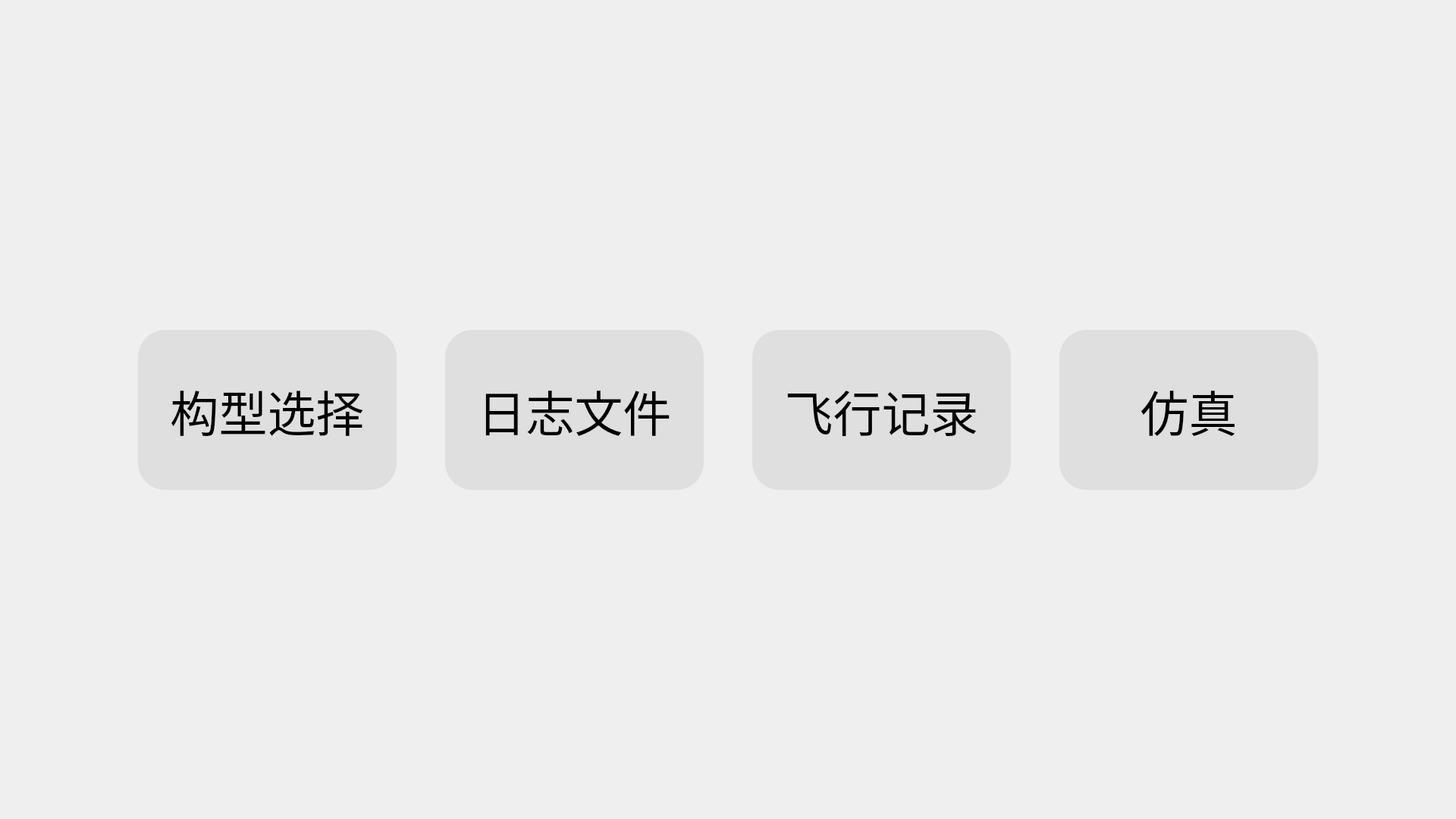
<?xml version="1.0" encoding="UTF-8"?>
<ui version="4.0">
 <class>MainWindow</class>
 <widget class="QMainWindow" name="MainWindow">
  <property name="geometry">
   <rect>
    <x>0</x>
    <y>0</y>
    <width>1920</width>
    <height>1080</height>
   </rect>
  </property>
  <property name="windowTitle">
   <string>MainWindow</string>
  </property>
  <widget class="QWidget" name="centralwidget">
   <layout class="QHBoxLayout" name="horizontalLayout">
    <property name="leftMargin">
     <number>0</number>
    </property>
    <property name="topMargin">
     <number>0</number>
    </property>
    <property name="rightMargin">
     <number>0</number>
    </property>
    <property name="bottomMargin">
     <number>0</number>
    </property>
    <item>
     <widget class="QStackedWidget" name="stackedWidget">
      <property name="sizePolicy">
       <sizepolicy hsizetype="Preferred" vsizetype="Preferred">
        <horstretch>0</horstretch>
        <verstretch>0</verstretch>
       </sizepolicy>
      </property>
      <property name="currentIndex">
       <number>0</number>
      </property>
      <widget class="QWidget" name="page">
       <property name="styleSheet">
        <string notr="true">background-image:url(:/images/background.png);</string>
       </property>
       <layout class="QVBoxLayout" name="verticalLayout">
        <property name="leftMargin">
         <number>0</number>
        </property>
        <property name="topMargin">
         <number>0</number>
        </property>
        <property name="rightMargin">
         <number>0</number>
        </property>
        <property name="bottomMargin">
         <number>0</number>
        </property>
        <item>
         <widget class="QWidget" name="widget" native="true">
          <layout class="QVBoxLayout" name="verticalLayout_2">
           <property name="leftMargin">
            <number>0</number>
           </property>
           <property name="topMargin">
            <number>0</number>
           </property>
           <property name="rightMargin">
            <number>0</number>
           </property>
           <property name="bottomMargin">
            <number>0</number>
           </property>
           <item>
            <spacer name="verticalSpacer">
             <property name="orientation">
              <enum>Qt::Vertical</enum>
             </property>
             <property name="sizeHint" stdset="0">
              <size>
               <width>20</width>
               <height>417</height>
              </size>
             </property>
            </spacer>
           </item>
           <item>
            <widget class="QWidget" name="widget_2" native="true">
             <layout class="QHBoxLayout" name="horizontalLayout_2">
              <property name="spacing">
               <number>64</number>
              </property>
              <item>
               <spacer name="horizontalSpacer">
                <property name="orientation">
                 <enum>Qt::Horizontal</enum>
                </property>
                <property name="sizeHint" stdset="0">
                 <size>
                  <width>40</width>
                  <height>20</height>
                 </size>
                </property>
               </spacer>
              </item>
              <item>
               <widget class="QPushButton" name="Button_ChooseType">
                <property name="minimumSize">
                 <size>
                  <width>341</width>
                  <height>211</height>
                 </size>
                </property>
                <property name="maximumSize">
                 <size>
                  <width>512</width>
                  <height>390</height>
                 </size>
                </property>
                <property name="styleSheet">
                 <string notr="true">background: #DFDFDF;
box-shadow: 0px 4px 4px rgba(0, 0, 0, 0.25), inset 6px 6px 2px rgba(255, 255, 255, 0.25);
border-radius: 36px;

font-family: Microsoft JhengHei UI;
font-style: normal;
font-weight: normal;
font-size: 64px;
line-height: 81px;
display: flex;
align-items: flex-end;

color: #000000;
</string>
                </property>
                <property name="text">
                 <string>构型选择</string>
                </property>
               </widget>
              </item>
              <item>
               <widget class="QPushButton" name="Button_LogFile">
                <property name="minimumSize">
                 <size>
                  <width>341</width>
                  <height>211</height>
                 </size>
                </property>
                <property name="maximumSize">
                 <size>
                  <width>512</width>
                  <height>390</height>
                 </size>
                </property>
                <property name="styleSheet">
                 <string notr="true">background: #DFDFDF;
box-shadow: 0px 4px 4px rgba(0, 0, 0, 0.25), inset 6px 6px 2px rgba(255, 255, 255, 0.25);
border-radius: 36px;

font-family: Microsoft JhengHei UI;
font-style: normal;
font-weight: normal;
font-size: 64px;
line-height: 81px;
display: flex;
align-items: flex-end;

color: #000000;
</string>
                </property>
                <property name="text">
                 <string>日志文件</string>
                </property>
               </widget>
              </item>
              <item>
               <widget class="QPushButton" name="Button_Record">
                <property name="minimumSize">
                 <size>
                  <width>341</width>
                  <height>211</height>
                 </size>
                </property>
                <property name="maximumSize">
                 <size>
                  <width>512</width>
                  <height>390</height>
                 </size>
                </property>
                <property name="styleSheet">
                 <string notr="true">background: #DFDFDF;
box-shadow: 0px 4px 4px rgba(0, 0, 0, 0.25), inset 6px 6px 2px rgba(255, 255, 255, 0.25);
border-radius: 36px;

font-family: Microsoft JhengHei UI;
font-style: normal;
font-weight: normal;
font-size: 64px;
line-height: 81px;
display: flex;
align-items: flex-end;

color: #000000;
</string>
                </property>
                <property name="text">
                 <string>飞行记录</string>
                </property>
               </widget>
              </item>
              <item>
               <widget class="QPushButton" name="Button_Simulink">
                <property name="minimumSize">
                 <size>
                  <width>341</width>
                  <height>211</height>
                 </size>
                </property>
                <property name="maximumSize">
                 <size>
                  <width>512</width>
                  <height>390</height>
                 </size>
                </property>
                <property name="styleSheet">
                 <string notr="true">background: #DFDFDF;
box-shadow: 0px 4px 4px rgba(0, 0, 0, 0.25), inset 6px 6px 2px rgba(255, 255, 255, 0.25);
border-radius: 36px;

font-family: Microsoft JhengHei UI;
font-style: normal;
font-weight: normal;
font-size: 64px;
line-height: 81px;
display: flex;
align-items: flex-end;

color: #000000;
</string>
                </property>
                <property name="text">
                 <string>仿真</string>
                </property>
               </widget>
              </item>
              <item>
               <spacer name="horizontalSpacer_2">
                <property name="orientation">
                 <enum>Qt::Horizontal</enum>
                </property>
                <property name="sizeHint" stdset="0">
                 <size>
                  <width>40</width>
                  <height>20</height>
                 </size>
                </property>
               </spacer>
              </item>
             </layout>
            </widget>
           </item>
           <item>
            <spacer name="verticalSpacer_2">
             <property name="orientation">
              <enum>Qt::Vertical</enum>
             </property>
             <property name="sizeHint" stdset="0">
              <size>
               <width>20</width>
               <height>416</height>
              </size>
             </property>
            </spacer>
           </item>
          </layout>
         </widget>
        </item>
       </layout>
      </widget>
      <widget class="QWidget" name="page_2">
       <layout class="QVBoxLayout" name="verticalLayout_3" stretch="259,144,97,800,300">
        <item>
         <spacer name="verticalSpacer_3">
          <property name="orientation">
           <enum>Qt::Vertical</enum>
          </property>
          <property name="sizeHint" stdset="0">
           <size>
            <width>20</width>
            <height>165</height>
           </size>
          </property>
         </spacer>
        </item>
        <item>
         <widget class="QWidget" name="widget_4" native="true">
          <layout class="QHBoxLayout" name="horizontalLayout_3">
           <property name="spacing">
            <number>51</number>
           </property>
           <property name="leftMargin">
            <number>53</number>
           </property>
           <property name="topMargin">
            <number>0</number>
           </property>
           <property name="rightMargin">
            <number>53</number>
           </property>
           <property name="bottomMargin">
            <number>0</number>
           </property>
           <item>
            <widget class="QPushButton" name="Button_Quit">
             <property name="sizePolicy">
              <sizepolicy hsizetype="Minimum" vsizetype="Minimum">
               <horstretch>0</horstretch>
               <verstretch>0</verstretch>
              </sizepolicy>
             </property>
             <property name="styleSheet">
              <string notr="true">
background: #DFDFDF;
box-shadow: 0px 4px 4px rgba(0, 0, 0, 0.25);
border-radius: 36px;

font-family: Microsoft JhengHei UI;
font-style: normal;
font-weight: normal;
font-size: 64px;
line-height: 81px;
display: flex;
align-items: flex-end;

color: #000000;</string>
             </property>
             <property name="text">
              <string>退出</string>
             </property>
            </widget>
           </item>
           <item>
            <widget class="QPushButton" name="pushButton_4">
             <property name="sizePolicy">
              <sizepolicy hsizetype="Minimum" vsizetype="Minimum">
               <horstretch>0</horstretch>
               <verstretch>0</verstretch>
              </sizepolicy>
             </property>
             <property name="styleSheet">
              <string notr="true">
background: #DFDFDF;
box-shadow: 0px 4px 4px rgba(0, 0, 0, 0.25);
border-radius: 36px;

font-family: Microsoft JhengHei UI;
font-style: normal;
font-weight: normal;
font-size: 64px;
line-height: 81px;
display: flex;
align-items: flex-end;

color: #000000;</string>
             </property>
             <property name="text">
              <string>用户</string>
             </property>
            </widget>
           </item>
           <item>
            <widget class="QPushButton" name="pushButton_7">
             <property name="sizePolicy">
              <sizepolicy hsizetype="Minimum" vsizetype="Minimum">
               <horstretch>0</horstretch>
               <verstretch>0</verstretch>
              </sizepolicy>
             </property>
             <property name="styleSheet">
              <string notr="true">
background: #DFDFDF;
box-shadow: 0px 4px 4px rgba(0, 0, 0, 0.25);
border-radius: 36px;

font-family: Microsoft JhengHei UI;
font-style: normal;
font-weight: normal;
font-size: 64px;
line-height: 81px;
display: flex;
align-items: flex-end;

color: #000000;</string>
             </property>
             <property name="text">
              <string>媒体库</string>
             </property>
            </widget>
           </item>
           <item>
            <widget class="QPushButton" name="pushButton_8">
             <property name="sizePolicy">
              <sizepolicy hsizetype="Minimum" vsizetype="Minimum">
               <horstretch>0</horstretch>
               <verstretch>0</verstretch>
              </sizepolicy>
             </property>
             <property name="styleSheet">
              <string notr="true">
background: #DFDFDF;
box-shadow: 0px 4px 4px rgba(0, 0, 0, 0.25);
border-radius: 36px;

font-family: Microsoft JhengHei UI;
font-style: normal;
font-weight: normal;
font-size: 64px;
line-height: 81px;
display: flex;
align-items: flex-end;

color: #000000;</string>
             </property>
             <property name="text">
              <string>指引</string>
             </property>
            </widget>
           </item>
           <item>
            <widget class="QPushButton" name="pushButton_9">
             <property name="sizePolicy">
              <sizepolicy hsizetype="Minimum" vsizetype="Minimum">
               <horstretch>0</horstretch>
               <verstretch>0</verstretch>
              </sizepolicy>
             </property>
             <property name="styleSheet">
              <string notr="true">
background: #DFDFDF;
box-shadow: 0px 4px 4px rgba(0, 0, 0, 0.25);
border-radius: 36px;

font-family: Microsoft JhengHei UI;
font-style: normal;
font-weight: normal;
font-size: 64px;
line-height: 81px;
display: flex;
align-items: flex-end;

color: #000000;</string>
             </property>
             <property name="text">
              <string>公告</string>
             </property>
            </widget>
           </item>
           <item>
            <widget class="QPushButton" name="pushButton_10">
             <property name="sizePolicy">
              <sizepolicy hsizetype="Minimum" vsizetype="Minimum">
               <horstretch>0</horstretch>
               <verstretch>0</verstretch>
              </sizepolicy>
             </property>
             <property name="styleSheet">
              <string notr="true">
background: #DFDFDF;
box-shadow: 0px 4px 4px rgba(0, 0, 0, 0.25);
border-radius: 36px;

font-family: Microsoft JhengHei UI;
font-style: normal;
font-weight: normal;
font-size: 64px;
line-height: 81px;
display: flex;
align-items: flex-end;

color: #000000;</string>
             </property>
             <property name="text">
              <string>连接</string>
             </property>
            </widget>
           </item>
          </layout>
         </widget>
        </item>
        <item>
         <spacer name="verticalSpacer_5">
          <property name="orientation">
           <enum>Qt::Vertical</enum>
          </property>
          <property name="sizeHint" stdset="0">
           <size>
            <width>20</width>
            <height>40</height>
           </size>
          </property>
         </spacer>
        </item>
        <item>
         <widget class="QWidget" name="widget_3" native="true">
          <layout class="QHBoxLayout" name="horizontalLayout_4" stretch="351,800,258,800,351">
           <property name="spacing">
            <number>0</number>
           </property>
           <property name="leftMargin">
            <number>0</number>
           </property>
           <property name="topMargin">
            <number>0</number>
           </property>
           <property name="rightMargin">
            <number>0</number>
           </property>
           <property name="bottomMargin">
            <number>0</number>
           </property>
           <item>
            <spacer name="horizontalSpacer_3">
             <property name="orientation">
              <enum>Qt::Horizontal</enum>
             </property>
             <property name="sizeHint" stdset="0">
              <size>
               <width>258</width>
               <height>20</height>
              </size>
             </property>
            </spacer>
           </item>
           <item>
            <widget class="QPushButton" name="pushButton_11">
             <property name="sizePolicy">
              <sizepolicy hsizetype="Minimum" vsizetype="Minimum">
               <horstretch>0</horstretch>
               <verstretch>0</verstretch>
              </sizepolicy>
             </property>
             <property name="styleSheet">
              <string notr="true">background: url(301ca7e92aacffb013cacd08a57e6a8.png);
filter: drop-shadow(4px 4px 4px rgba(0, 0, 0, 0.25));
border-radius: 36px;</string>
             </property>
             <property name="text">
              <string>PushButton</string>
             </property>
            </widget>
           </item>
           <item>
            <spacer name="horizontalSpacer_4">
             <property name="orientation">
              <enum>Qt::Horizontal</enum>
             </property>
             <property name="sizeHint" stdset="0">
              <size>
               <width>189</width>
               <height>20</height>
              </size>
             </property>
            </spacer>
           </item>
           <item>
            <widget class="QPushButton" name="pushButton_12">
             <property name="sizePolicy">
              <sizepolicy hsizetype="Minimum" vsizetype="Minimum">
               <horstretch>0</horstretch>
               <verstretch>0</verstretch>
              </sizepolicy>
             </property>
             <property name="text">
              <string>PushButton</string>
             </property>
            </widget>
           </item>
           <item>
            <spacer name="horizontalSpacer_5">
             <property name="orientation">
              <enum>Qt::Horizontal</enum>
             </property>
             <property name="sizeHint" stdset="0">
              <size>
               <width>258</width>
               <height>20</height>
              </size>
             </property>
            </spacer>
           </item>
          </layout>
         </widget>
        </item>
        <item>
         <spacer name="verticalSpacer_4">
          <property name="orientation">
           <enum>Qt::Vertical</enum>
          </property>
          <property name="sizeHint" stdset="0">
           <size>
            <width>20</width>
            <height>192</height>
           </size>
          </property>
         </spacer>
        </item>
       </layout>
      </widget>
     </widget>
    </item>
   </layout>
  </widget>
 </widget>
 <resources/>
 <connections/>
</ui>
